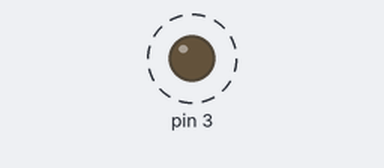
Simulated run of this sketch. Board: Arduino Uno, built with avr-gcc and run on an emulated ATmega328P. Shown: output pins drawn as LEDs (lit = HIGH). Dashed ring = blinking.

Above: at 0.5 s.
Timing chart, 0 to 4.6 s (numbered marks = the images above):
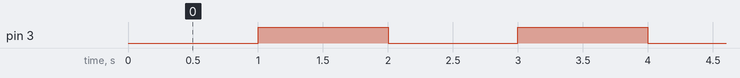

Measured:
- by itself, pin 3: alternates HIGH for 1.0 s and LOW for 1.0 s

The sketch:

app_2.ino
```cpp
#include <SimpleTimer.h>
#include <Led.h>


///SimpleTimer를 사용해 1초 간격으로 LED on/off 반복 설정

SimpleTimer timer;
Led led(3);

void blink_1000(){
  led.toggle();
}

void setup() {
  timer.setInterval(1000, blink_1000);
}

void loop() {
  timer.run();
}
```
